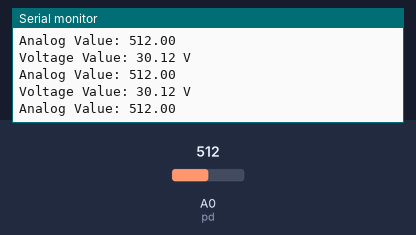
The sketch below on a simulated Arduino Uno, built with avr-gcc and run on an emulated ATmega328P. Parts: the last lines printed to the serial monitor. Inputs (shaded band) come from the test bench; at power-on: A0 (pd) = 512.

Above: at 1.2 s.
1.3 s: A0 (pd) set to 181
At 2.2 s:
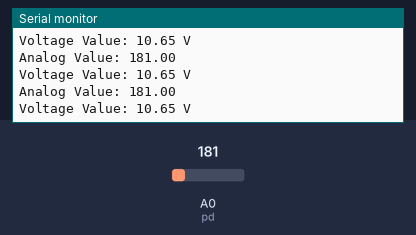
4.3 s: A0 (pd) set to 151
At 5.4 s:
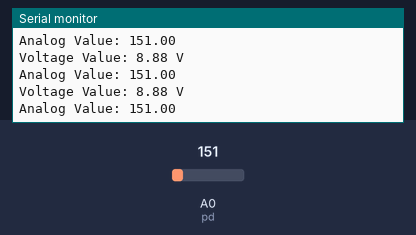
13.3 s: A0 (pd) set to 109
At 14.1 s:
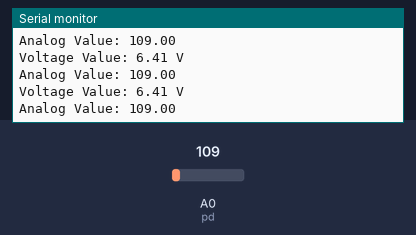
14.8 s: A0 (pd) set to 95
At 15.5 s:
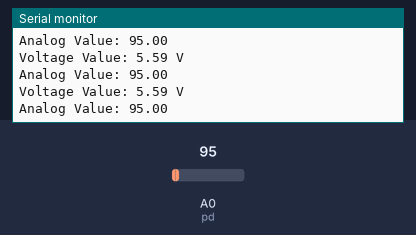
Timing chart, 0 to 17.8 s (numbered marks = the images above; inputs shaded):
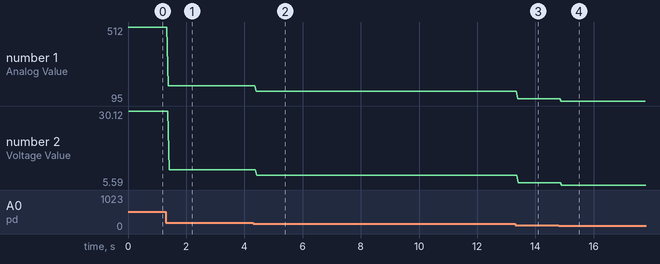

Measured:
- the behaviour switches between 170 and 169 on A0 (pd) (found by bisection; images 1 and 2)
- after the input at 1.3 s, the serial monitor: prints a new line after 0.09 s (image 1)
- after the input at 4.3 s, the serial monitor: prints a new line after 0.10 s (image 2)
- after the input at 13.3 s, the serial monitor: prints a new line after 0.09 s (image 3)
- after the input at 14.8 s, the serial monitor: prints a new line after 0.08 s (image 4)
- plotted number 1: 512 → 181 after the input at 1.3 s, 181 → 151 after the input at 4.3 s, 151 → 109 after the input at 13.3 s, 109 → 95 after the input at 14.8 s
- plotted number 2: 30.12 → 10.65 after the input at 1.3 s, 10.65 → 8.88 after the input at 4.3 s, 8.88 → 6.41 after the input at 13.3 s, 6.41 → 5.59 after the input at 14.8 s

The sketch:

sketch_jul2a.ino
```cpp
int pd = A0;
float val = 0;

void setup() {
  pinMode(pd, INPUT);
  Serial.begin(9600);
}

void loop() {
  val = analogRead(pd); // Read analog voltage value (scaled from 0 to 1023)
  // Convert analog value to voltage (0–5V range)
  float voltage = (val / 85) * 5.0;

  Serial.print("Analog Value: ");
  Serial.println(val);

  Serial.print("Voltage Value: ");
  Serial.print(voltage);
  Serial.println(" V");
}
//***map fuction gives intiger value as output***
```
